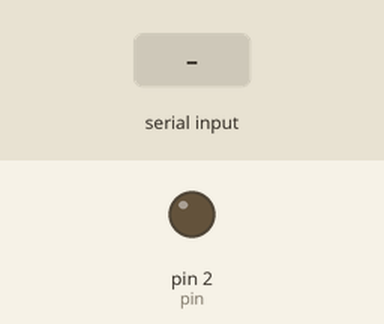
Simulated run of this sketch. Board: Arduino Uno, built with avr-gcc and run on an emulated ATmega328P. Shown: output pins drawn as LEDs (lit = HIGH). The inputs (shaded band) are chosen by the test bench.

Above: at 1.2 s.
1.3 s: "X" received over Serial
At 2.3 s:
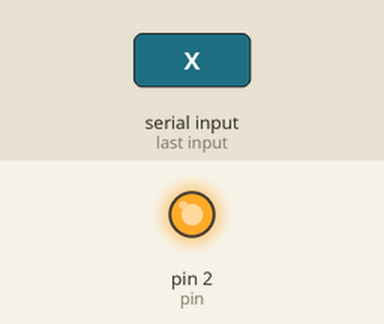
2.8 s: "Y" received over Serial
At 3.4 s:
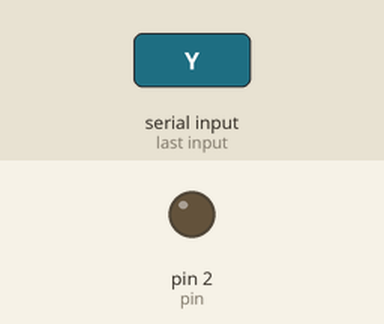
Timing chart, 0 to 5.8 s (numbered marks = the images above; inputs shaded):
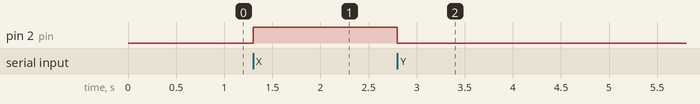

The sketch:

sketch_jun03a.ino
```cpp
int x,y;
int pin=2;


void setup() {
  // put your setup code here, to run once:
Serial.begin(9600);
pinMode(pin,OUTPUT);

}

void loop() {
  // put your main code here, to run repeatedly:
  while(Serial.available()){
   int data=Serial.read();
    if(data=='X')
    {

      digitalWrite(pin,HIGH);


    }
     else if(data=='Y'){

        digitalWrite(pin,LOW);
        }


  }
}
```

Measured:
- after the input at 1.3 s, pin 2 (pin): LOW → HIGH at once
- after the input at 2.8 s, pin 2 (pin): HIGH → LOW at once
